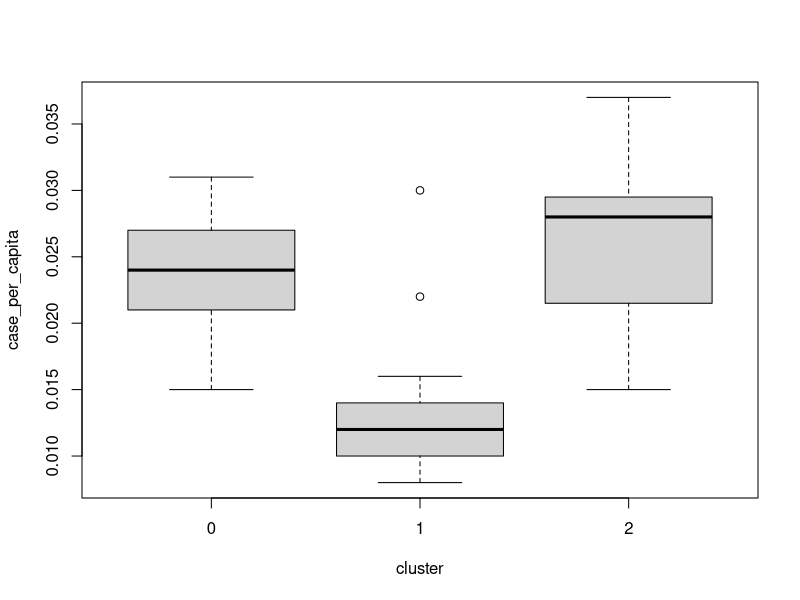
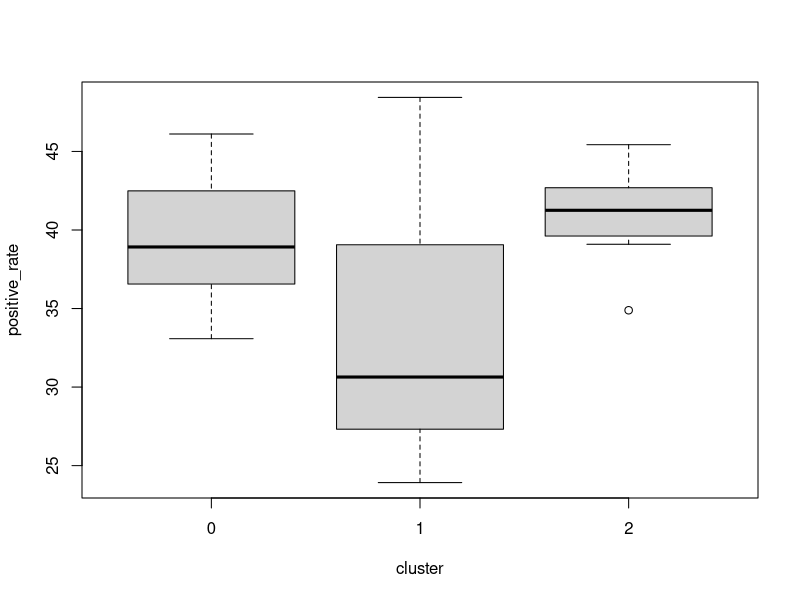
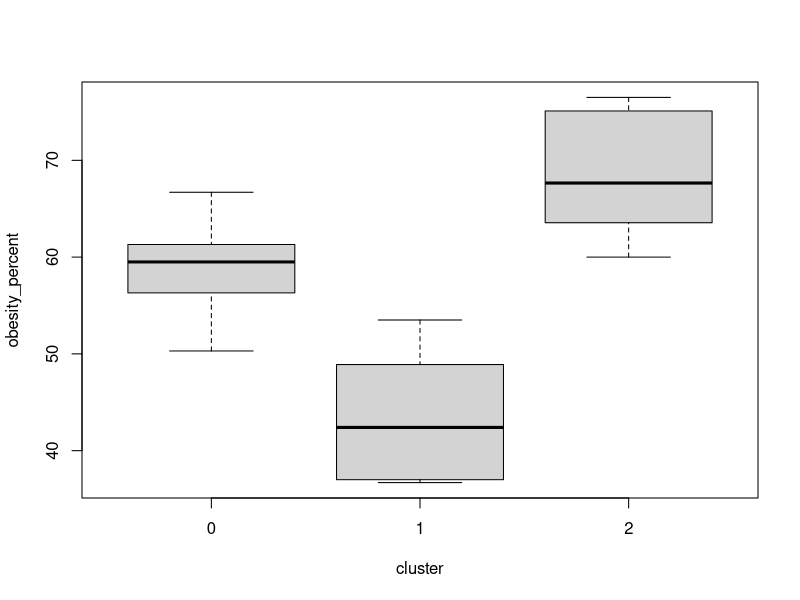
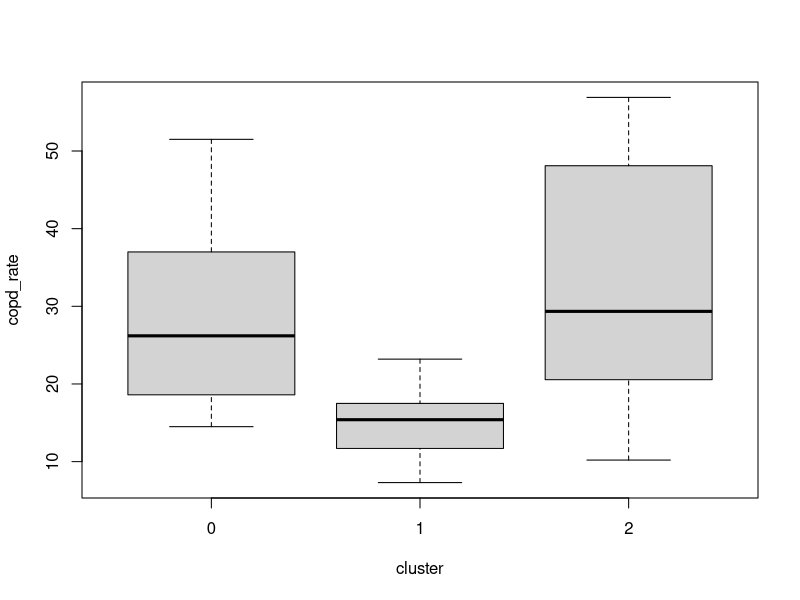
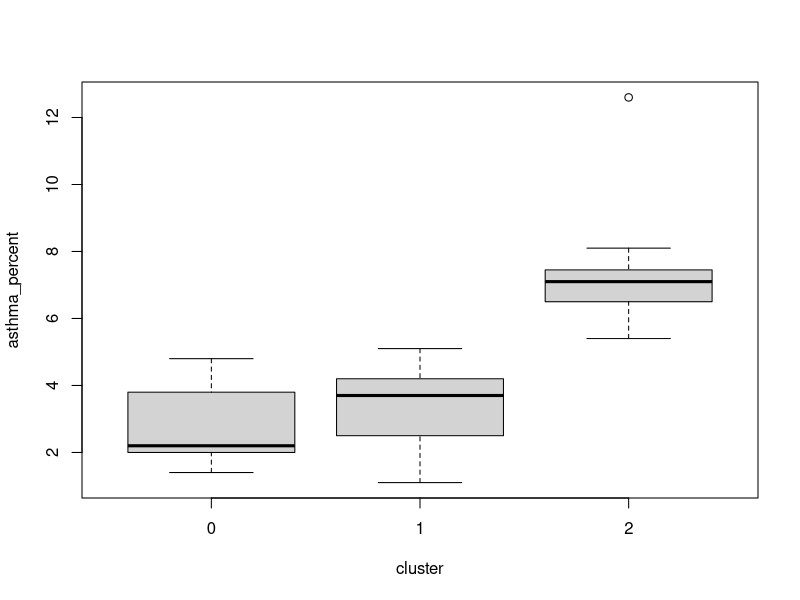
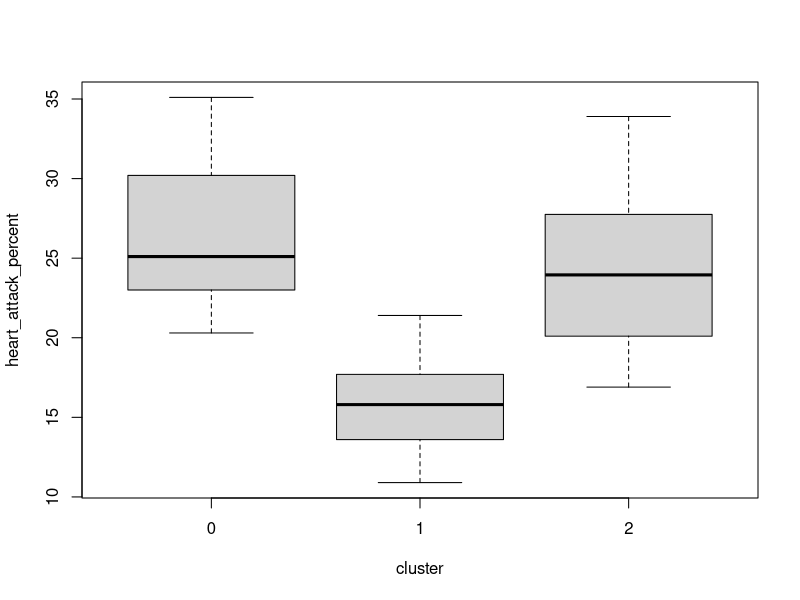

Here is the R script that generated these plots, in order:
## ---- chunk 1
knitr::opts_chunk$set(echo = TRUE)
## ---- chunk 2
# Read in the data
data = read.csv("data/case_per_neighborhood.csv", head = TRUE, sep = ",")

data$cluster = factor(data$cluster)

# Show the first few rows of data
head(data, 3)
## ---- chunk 3
boxplot(case_per_capita~cluster,data=data,
        xlab="cluster", ylab="case_per_capita")
## ---- chunk 4
boxplot(positive_rate~cluster,data=data,
        xlab="cluster", ylab="positive_rate")
## ---- chunk 5
case_per_capita_aov = aov(case_per_capita~cluster,data=data)

summary(case_per_capita_aov)
## ---- chunk 6
TukeyHSD(case_per_capita_aov, conf.level = 0.99)
## ---- chunk 7
boxplot(obesity_percent~cluster,data=data,
        xlab="cluster", ylab="obesity_percent")
## ---- chunk 8
obesity_aov = aov(obesity_percent~cluster,data=data)

summary(obesity_aov)
## ---- chunk 9
TukeyHSD(obesity_aov, conf.level = 0.99)
## ---- chunk 10
boxplot(copd_rate~cluster,data=data,
        xlab="cluster", ylab="copd_rate")
## ---- chunk 11
copd_aov = aov(copd_rate~cluster,data=data)

summary(copd_aov)
## ---- chunk 12
TukeyHSD(copd_aov, conf.level = 0.99)
## ---- chunk 13
boxplot(asthma_percent~cluster,data=data,
        xlab="cluster", ylab="asthma_percent")
## ---- chunk 14
asthma_aov = aov(asthma_percent~cluster,data=data)

summary(asthma_aov)
## ---- chunk 15
TukeyHSD(asthma_aov, conf.level = 0.99)
## ---- chunk 16
boxplot(heart_attack_percent~cluster,data=data,
        xlab="cluster", ylab="heart_attack_percent")
## ---- chunk 17
heart_aov = aov(heart_attack_percent~cluster,data=data)

summary(heart_aov)
## ---- chunk 18
TukeyHSD(heart_aov, conf.level = 0.99)
